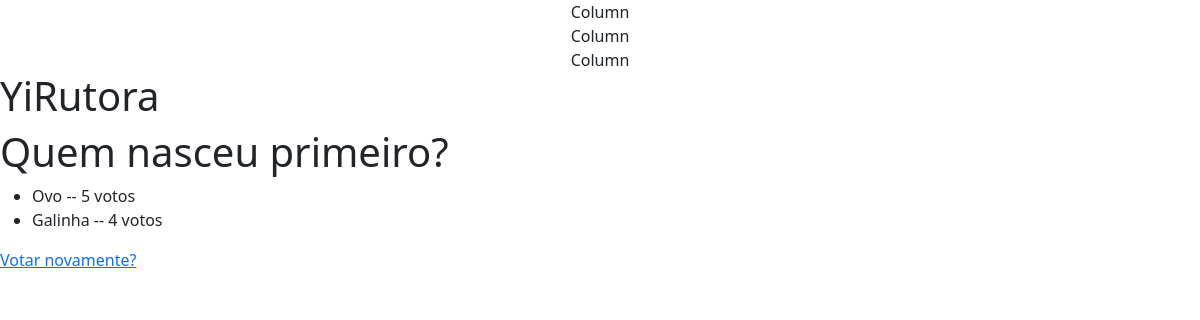
Before: /enquete/1/resultados/ with the older database file.
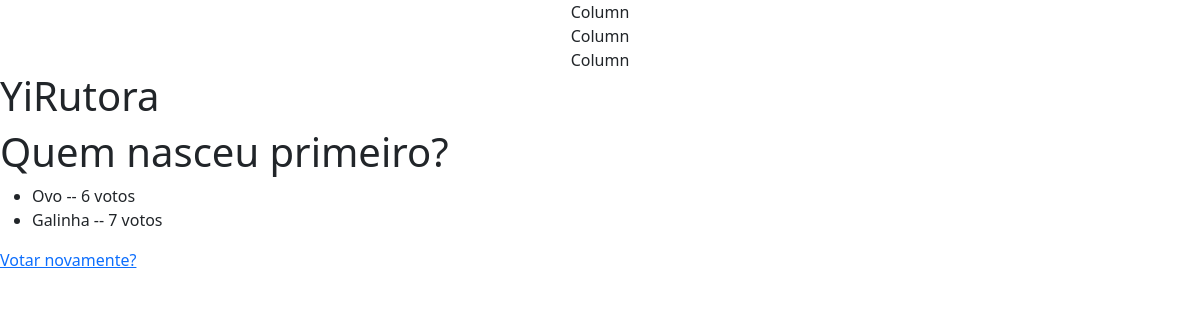
After: the same page with the newer database file.
### enquete/models.py (models this page shows, shortened)
class Resposta(models.Model):
    questao = models.ForeignKey(Questao, on_delete=models.CASCADE)
    resposta = models.CharField(max_length=200)
    votos = models.IntegerField(default=0)

### enquete/views.py (the view)
# urls.py: path("<int:pk>/resultados/", views.ResultadosView.as_view(), name="resultados"),
class ResultadosView(generic.DetailView):
    model = Questao
    template_name = 'enquete/resultado.html'

### enquete/templates/enquete/resultado.html
{% extends "enquete/base.html" %}
{% block content %}
<h1>{{ questao.pergunta }}</h1>
<ul>
{% for respostas in questao.resposta_set.all %}
    <li>{{ respostas.resposta }} -- {{ respostas.votos }} voto{{ respostas.votos|pluralize }}</li>
{% endfor %}
</ul>
<a href="{% url 'detalhe' questao.id %}">Votar novamente?</a>
{% endblock %}

Changed rows visible on the page:
changed Resposta "Ovo": votos "5" → "6"
changed Resposta "Galinha": votos "4" → "7"
